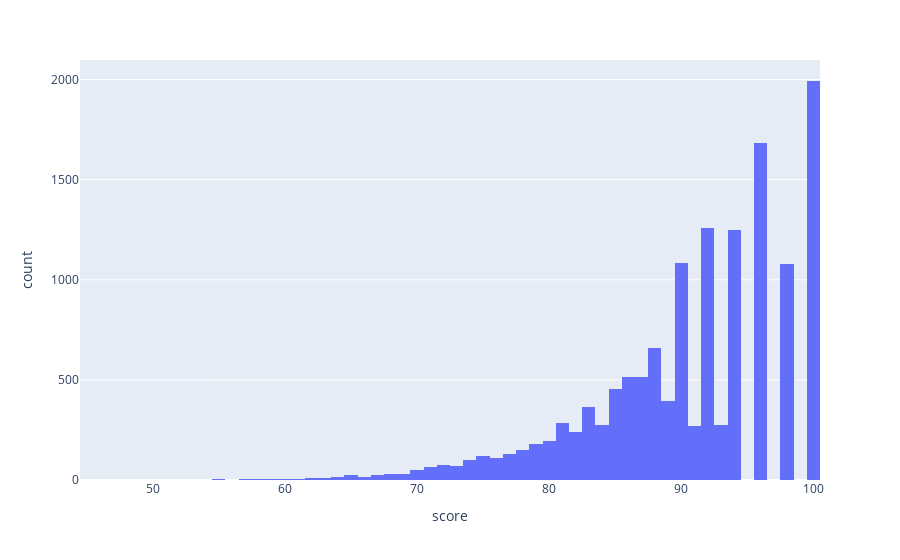

Notebook code for this chart:
### Markdown cell above
<!-- END QUESTION -->



We can also generate a similar figure using the plotly library. I (Josh) **love** plotly. It provides an extremely rich library for visualizing DataFrames, and the syntax is very user friendly.

Note that the figure that plotly generates is interactive: You can hover over bars and get back values of interest.

### Code cell
import plotly.express as px
px.histogram(ins, x = "score")

### Figure 1 — Plotly figure (JSON) as saved in the notebook; plotly's stock layout.template omitted (floating-point values rounded to 4 significant figures; data arrays with more than 128 entries replaced by an {"elided": "..."} marker saying what was removed)
{"data": [{"alignmentgroup": "True", "bingroup": "x", "hovertemplate": "score=%{x}<br>count=%{y}<extra></extra>", "legendgroup": "", "marker": {"color": "#636efa", "pattern": {"shape": ""}}, "name": "", "offsetgroup": "", "orientation": "v", "showlegend": false, "type": "histogram", "x": {"elided": "14031 int values"}, "xaxis": "x", "yaxis": "y"}], "layout": {"barmode": "relative", "legend": {"tracegroupgap": 0}, "margin": {"t": 60}, "xaxis": {"anchor": "y", "domain": [0, 1], "title": {"text": "score"}}, "yaxis": {"anchor": "x", "domain": [0, 1], "title": {"text": "count"}}}}
